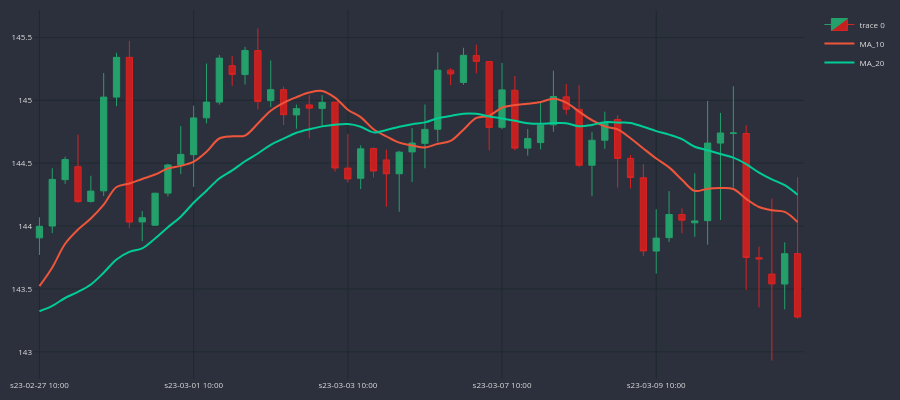

The code cell stored with this chart in its notebook:
### Code cell
cp = CandlePlot(df_an.iloc[20:80])
cp.show_plot(line_traces=[MA_S,MA_L])
